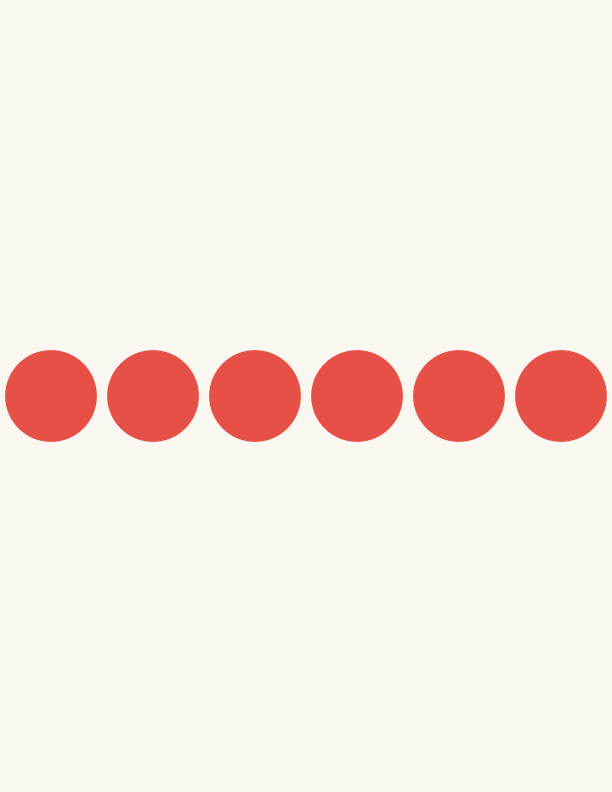
Frame 1 (no input)
Frame 2 (the mouse pressed at the canvas centre, redrawn once): identical to frame 1, image omitted

The Processing sketch that drew this single still picture (run headless with seeded random() and noise(); the mouse was pressed at the canvas centre and the sketch redrawn once):

// Processing sketch: Step05_ARowOfCircles
// ── Step05_ARowOfCircles.pde
/* ===========================================================
   STEP 5 — A ROW, USING A LOOP
   ===========================================================

   At the end of step 4 you found that every extra circle
   costs two more lines, and that they are always the same
   two lines.

   A loop is how you write those lines once and have the
   computer repeat them.

   Two things to do:
     - replace THE CIRCLES with THE ROW, and add the lines
       under WORKED OUT FROM THE NUMBERS ABOVE
     - replace everything from the first ellipse() down to
       the last one with the loop

   =========================================================== */

// ---------- THE PAGE ------------------------------------
int pageWidth = 612;     // 8.5 inches when printed
int pageHeight = 792;    // 11 inches when printed

// ******************************************
// ***** REPLACE THE CIRCLES WITH THESE *****
// ******************************************
// ---------- THE ROW -------------------------------------
int numberOfColumns = 6;
float sizeRatio = 0.9;

// ---------- WORKED OUT FROM THE NUMBERS ABOVE -----------
float cellWidth = pageWidth / numberOfColumns;
float diameter = cellWidth * sizeRatio;
float centerY = pageHeight / 2;

// ---------- THE DRAWING ---------------------------------
void settings() {
  size(pageWidth, pageHeight);
  pixelDensity(1);   // one pixel for every point on the page
}

void setup() {
  noLoop();   // draw once, then wait
}

void draw() {
  background(250, 247, 240);
  fill(230, 80, 70);
  noStroke();

  // ******************************************************
  // ***** REPLACE THE ellipse() LINES WITH THIS LOOP *****
  // ******************************************************
  for (int column = 0; column < numberOfColumns; column++) {
    float centerX = column * cellWidth + cellWidth / 2;
    ellipse(centerX, centerY, diameter, diameter);
  }
}

/* ===========================================================
   Notes:

   WORKED OUT FROM THE NUMBERS ABOVE

   The variables in this part are calculated from the ones
   above them. You don't change these. Change the numbers
   above, and these follow.

   Processing fills in these variables from top to bottom, so
   each one can only use the lines above it.

   Using pageWidth and pageHeight instead of typing 612 and
   792 means the row still works if you change the page
   size later.

   float

   In step 4, int could only hold a whole number. float holds
   a number that can have a decimal point, like 0.9. sizeRatio
   needs that, and so does anything worked out from it, such
   as diameter.

   DIVIDING THE PAGE INTO CELLS

       float cellWidth = pageWidth / numberOfColumns;

   Imagine the page cut into 6 equal cells, one per circle.
   Each cell is 612 / 6 = 102 wide. Nothing draws the cells;
   they are just a way to work out where things go.

       float diameter = cellWidth * sizeRatio;

   sizeRatio is how much of its cell each circle fills. At 0.9
   the circle is a little smaller than its cell, which leaves
   the gaps you can see.

   HOW TO READ A for LOOP

       for (int column = 0; column < numberOfColumns; column++) {

   The three parts between the parentheses are:

       int column = 0             start column at 0
       column < numberOfColumns   keep going while column is
                                  less than numberOfColumns
       column++                   add 1 to column each time around

   So column takes the values 0, 1, 2, 3, 4, 5 and then stops.
   Six times through. Everything inside the { } happens once
   per trip.

   column++ is shorthand for column = column + 1, the same kind
   of line you wrote by hand in step 4.

   WHERE centerX COMES FROM

   In step 4 you moved the circle along yourself, one line at
   a time. Here the loop gives you a counter, and the position
   is worked out from it inside the loop:

       float centerX = column * cellWidth + cellWidth / 2;

   column * cellWidth is the left edge of this circle's cell.
   Adding half a cell moves it to the middle, because ellipse()
   measures from the center.

       column = 0  ->  centerX =  51
       column = 1  ->  centerX = 153
       column = 2  ->  centerX = 255
       column = 3  ->  centerX = 357
       column = 4  ->  centerX = 459
       column = 5  ->  centerX = 561

   Six circles, and only one ellipse() line. Twenty circles
   would still be one ellipse() line.

   TRY THESE:
     // -------------------------------------------------
     // replace int numberOfColumns = 6; with one of these

     int numberOfColumns = 3;    // fewer, larger circles

     int numberOfColumns = 12;   // more, smaller circles

     int numberOfColumns = 18;   // they still all fit, because
                                 // the cells got narrower too

     // -------------------------------------------------
     // replace float sizeRatio = 0.9; with one of these

     float sizeRatio = 0.5;      // small circles, wide gaps

     float sizeRatio = 1.0;      // the circles exactly fill the
                                 // width, touching each other and
                                 // both page edges

     float sizeRatio = 1.3;      // too big for their cells, so
                                 // they overlap and spill off
                                 // the sides

     // -------------------------------------------------
     // replace float centerY = pageHeight / 2; with one of these

     float centerY = pageHeight / 4;   // the row moves up the page

     float centerY = 100;              // near the top. Any number
                                       // works here, but
                                       // pageHeight / 2 stays
                                       // centered if you change
                                       // pageHeight

     // -------------------------------------------------
     // add this line inside the loop, just above ellipse()

     fill(column * 40, 80, 70);  // a different color each trip,
                                 // because column changes each trip
                                 // and the fill() runs again every
                                 // time around the loop

   =========================================================== */
